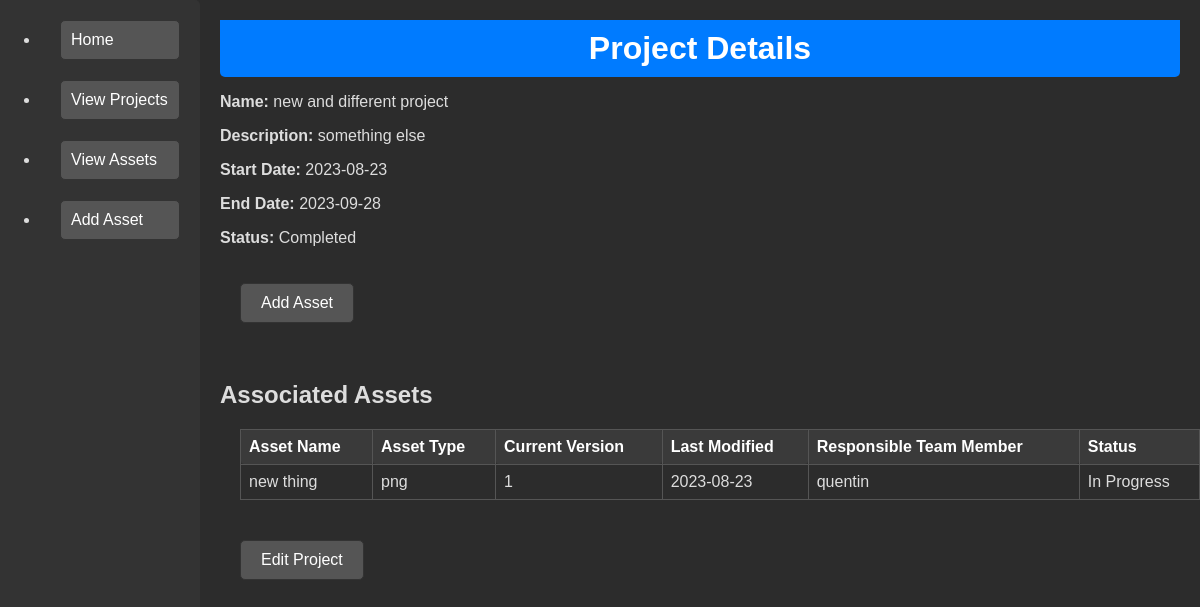
Page /view_project/2 on the earlier database version.
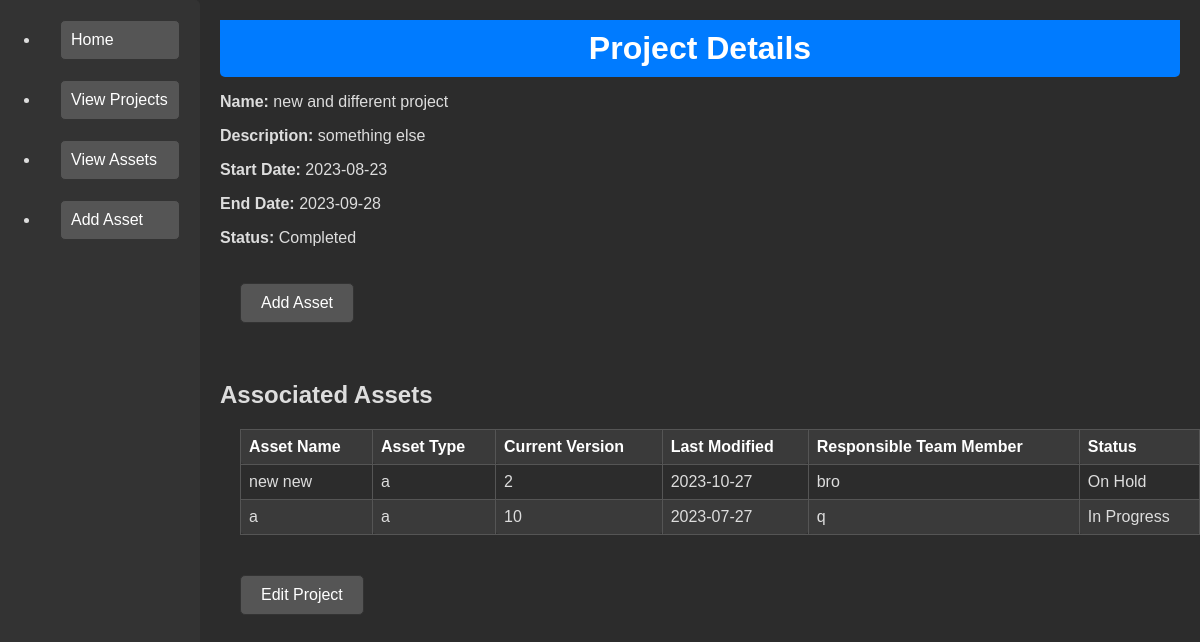
Same page on the later database version.
### tables this page shows
CREATE TABLE "Assets" (
    AssetID INTEGER PRIMARY KEY,
    AssetName TEXT NOT NULL,
    AssetType TEXT,
    CurrentVersion TEXT,
    LastModifiedDate TEXT,
    ResponsibleTeamMember TEXT,
    AssetStatus TEXT,
    SVNLink TEXT,
    Notes TEXT,
    ProjectID INTEGER,
    FOREIGN KEY (ProjectID) REFERENCES Projects(ProjectID) ON DELETE CASCADE
);

### app/routes.py (the view)
@app.route('/view_project/<int:project_id>', methods=['GET'])
def view_project(project_id):
    db_path = os.path.join('Databases', '3d_project_database.db')
    db_path = os.path.join(os.path.dirname(__file__), db_path)
    conn = sqlite3.connect(db_path)
    cursor = conn.cursor()
    cursor.execute('SELECT * FROM Projects WHERE ProjectID = ?', (project_id,))
    project = cursor.fetchone()
    cursor.execute('SELECT * FROM Assets WHERE ProjectID = ?', (project_id,))
    assets = cursor.fetchall()
    conn.close()
    return render_template('view_project.html', project=project, assets=assets)

### app/static/templates/view_project.html (shortened to what this page needs)
{% extends "base.html" %}
{% block content %}
<div>
    <h1>Project Details</h1>
    <p><strong>Name:</strong> {{ project[1] }}</p>
    <p><strong>Description:</strong> {{ project[2] }}</p>
    <p><strong>Start Date:</strong> {{ project[3] }}</p>
    <p><strong>End Date:</strong> {{ project[4] }}</p>
    <p><strong>Status:</strong> {{ project[5] }}</p>
    <a href="{{ url_for('add_asset', project_id=project[0]) }}" class="btn btn-primary">Add Asset</a><br><br>
    <h2>Associated Assets</h2>
    <table border="1">
        <thead>
            <tr>
                <th data-sort-column="AssetName">Asset Name</th>
                <th data-sort-column="AssetType">Asset Type</th>
                <th data-sort-column="CurrentVersion">Current Version</th>
                <th data-sort-column="LastModifiedDate">Last Modified</th>
                <th data-sort-column="ResponsibleTeamMember">Responsible Team Member</th>
                <th data-sort-column="AssetStatus">Status</th>
            </tr>
        </thead>
        <tbody>
            {% for asset in assets %}
            <tr>
                <td>{{ asset[1] }}</td>
                <td>{{ asset[2] }}</td>
                <td>{{ asset[3] }}</td>
                <td>{{ asset[4] }}</td>
                <td>{{ asset[5] }}</td>
                <td>{{ asset[6] }}</td>
            </tr>
            {% endfor %}
        </tbody>
    </table>
    <a href="{{ url_for('edit_project', project_id=project[0]) }}" class="btn btn-primary">Edit Project</a><br><br>
</div>
{% endblock %}

Differences in the rows shown:
removed Assets: AssetName "new thing", AssetType "png", CurrentVersion "1", LastModifiedDate "2023-08-23", ResponsibleTeamMember "quentin", AssetStatus "In Progress"
added Assets: AssetName "new new", AssetType "a", CurrentVersion "2", LastModifiedDate "2023-10-27", ResponsibleTeamMember "bro", AssetStatus "On Hold"
added Assets: AssetName "a", AssetType "a", CurrentVersion "10", LastModifiedDate "2023-07-27", ResponsibleTeamMember "q", AssetStatus "In Progress"
